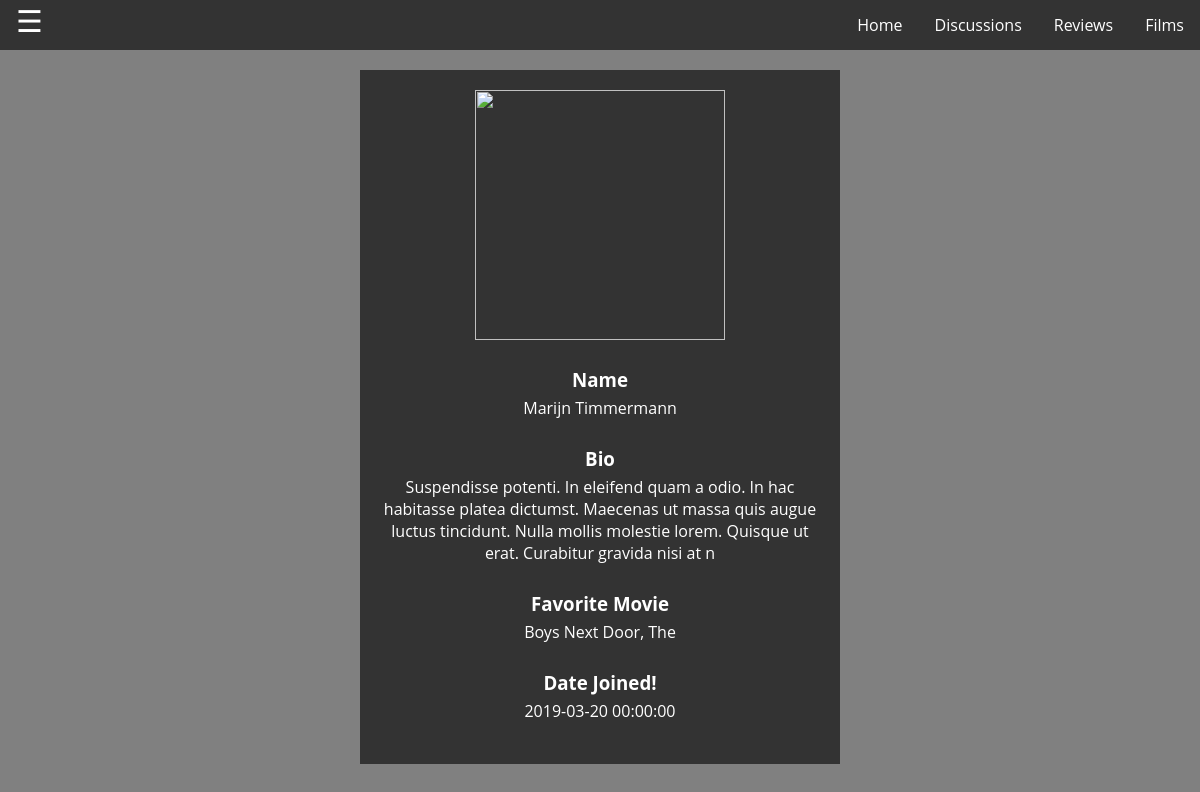
The app's page /profile.php (signed in) with its own data.
### tables this page shows
CREATE TABLE IF NOT EXISTS `userprofile` (
  `ProfLinkID` int(11) NOT NULL AUTO_INCREMENT,
  `UserID` int(11) NOT NULL,
  `ProfileID` int(11) NOT NULL,
  PRIMARY KEY (`ProfLinkID`),
  UNIQUE KEY `UserID` (`UserID`),
  UNIQUE KEY `ProfileID` (`ProfileID`)
);

CREATE TABLE IF NOT EXISTS `users` (
  `UserID` int(11) NOT NULL AUTO_INCREMENT,
  `Firstname` varchar(30) NOT NULL,
  `Surname` varchar(30) NOT NULL,
  `Password` varchar(40) NOT NULL,
  `DOB` date NOT NULL,
  `Email` varchar(50) NOT NULL,
  `DateJoined` timestamp NOT NULL DEFAULT CURRENT_TIMESTAMP,
  `Active` int(1) NOT NULL DEFAULT '1',
  `Admin` int(1) NOT NULL DEFAULT '0',
  PRIMARY KEY (`UserID`)
);

CREATE TABLE IF NOT EXISTS `profile` (
  `ProfileID` int(11) NOT NULL AUTO_INCREMENT,
  `Bio` varchar(200) DEFAULT 'None!',
  `Avatar` varchar(100) DEFAULT '	 http://dummyimage.com/250x250.jpg/cc0000/ffffff',
  `FavMovie` varchar(30) DEFAULT 'None!',
  PRIMARY KEY (`ProfileID`)
);

### profile.php (the view, shortened to what this page needs)
<?php
function logcheck() {
    if (isset($_COOKIE["user"])) {
        include_once 'Includes/loggedin_header.php';
    }
    else {
        include_once 'Includes/header.php';
    }
}
include_once "Includes/dbh.php";
if(!isset($_COOKIE['user'])) {
    $userid= 0;
}
else{
    $userid= $_COOKIE['user'];
}
if(isset($_COOKIE['profile'])){
    $DoesUserProf = $_COOKIE['profile'];
}
else {
    $DoesUserProf = "NULL";
}
if (isset($_POST['np'])) {
    $NewProfile= $_POST['np'];
}
else{
    $NewProfile= 0;
}
if($userid == 0){
    logcheck();
    echo("<div class='displaytext'>You aren't currently signed in!<br>If you recently logged out or deleted your cookies please<a class='formlink' href='login.php'> Sign in </a>again.</div>");
}
else if (!isset($_COOKIE['profile'])){
    logcheck();
    echo("<div class='displaytext'>There was an error loading your profile!<br>Please<a class='formlink' href='login.php'> Sign in </a>again.</div>");
}
else if ($DoesUserProf == "yes"){
    $uquery="SELECT * FROM userprofile INNER JOIN users ON userprofile.UserID = users.UserID WHERE users.UserID ='$userid'";
    $uqueryrun= mysqli_query($connect,$uquery)
        or die ("There was an error! Try refreshing the page.");
    if(mysqli_num_rows($uqueryrun) == 1){
        $row= mysqli_fetch_assoc($uqueryrun);
        $uprofid= $row["ProfileID"];
        if($uprofid > 0){
            $pquery="SELECT * FROM profile WHERE ProfileID = '$uprofid'";
            $pqueryrun= mysqli_query($connect,$pquery);
            $row2= mysqli_fetch_assoc($pqueryrun);
            echo("<div class='displaytext'>
                <div name='ProfileImg' class=''><img height='250' width='250' src='".$row2['Avatar']."'></img></div>
                <br><h3>Name</h3>
                <div name='UserName' class=''>".$row['Firstname']." ".$row['Surname']."</div>
                <br><h3>Bio</h3>
                <div name='ProfileBio' class=''>".$row2['Bio']."</div>
                <br><h3>Favorite Movie</h3>
                <div name='ProfileFavGenre' class=''>".$row2['FavMovie']."</div>
                <br><h3>Date Joined!</h3>
                <div name='DateJoined' class=''>".$row['DateJoined']."</div><br>
                </div>");
        }
    }
    else{
        logcheck();
        echo("<div class='displaytext'>There was an error fetching your profile.<br>If you haven't created one you can do so <a class='formlink' href='createprofile.php'>Here</a>!</div>");
    }
}
include_once 'Includes/footer.php';
?>

### Stylesheets/mainstyle.css (style rules this page uses)
body { background-color: grey; margin:0px; }
h3 { margin:5px; }

### Stylesheets/pageforms.css (style rules this page uses)
.displaytext { text-align: center; background-color: #333; margin: 20px 30% 0px 30%; padding:20px; color: white; }

### Stylesheets/mainbanner.css (style rules this page uses)
*, *::after, *::before { -webkit-box-sizing: border-box; box-sizing: border-box; }
html { font-size: 62.5%; }
body { font-size: 1.6rem; font-family: "Open Sans", sans-serif; color: #2c343b; background-color: grey; }
img, video { max-width: 100%; }

### records on screen
userprofile: UserID.Firstname "Marijn", UserID.Surname "Timmermann", UserID.DateJoined "2019-03-20 00:00:00"
profile: Bio "Suspendisse potenti. In eleifend quam a odio. In hac habitasse platea dictumst. Maecenas ut massa quis augue luctus tincidunt. Nulla mollis molestie lorem. Quisque ut erat. Curabitur gravida nisi at n", FavMovie "Boys Next Door, The"
